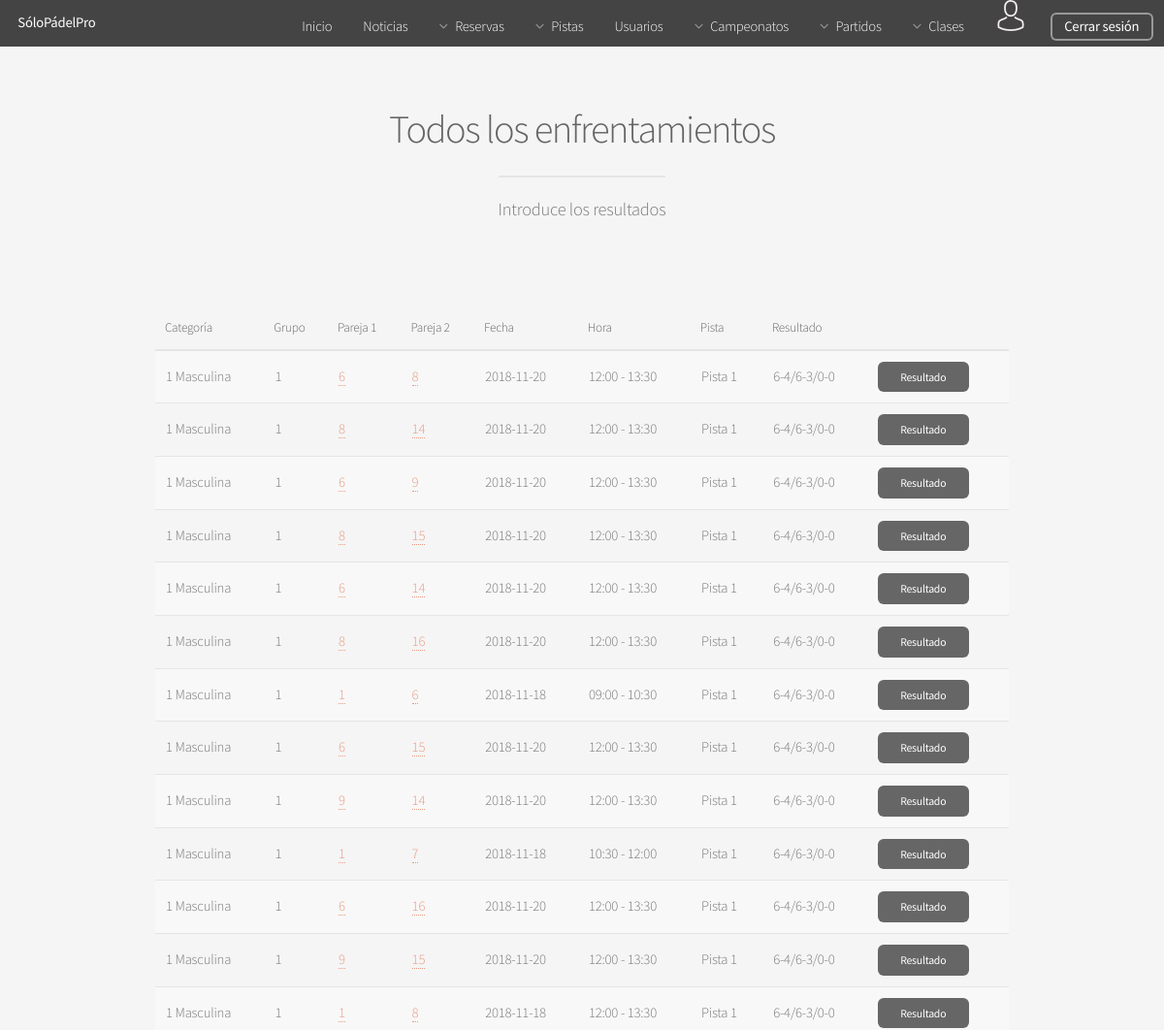
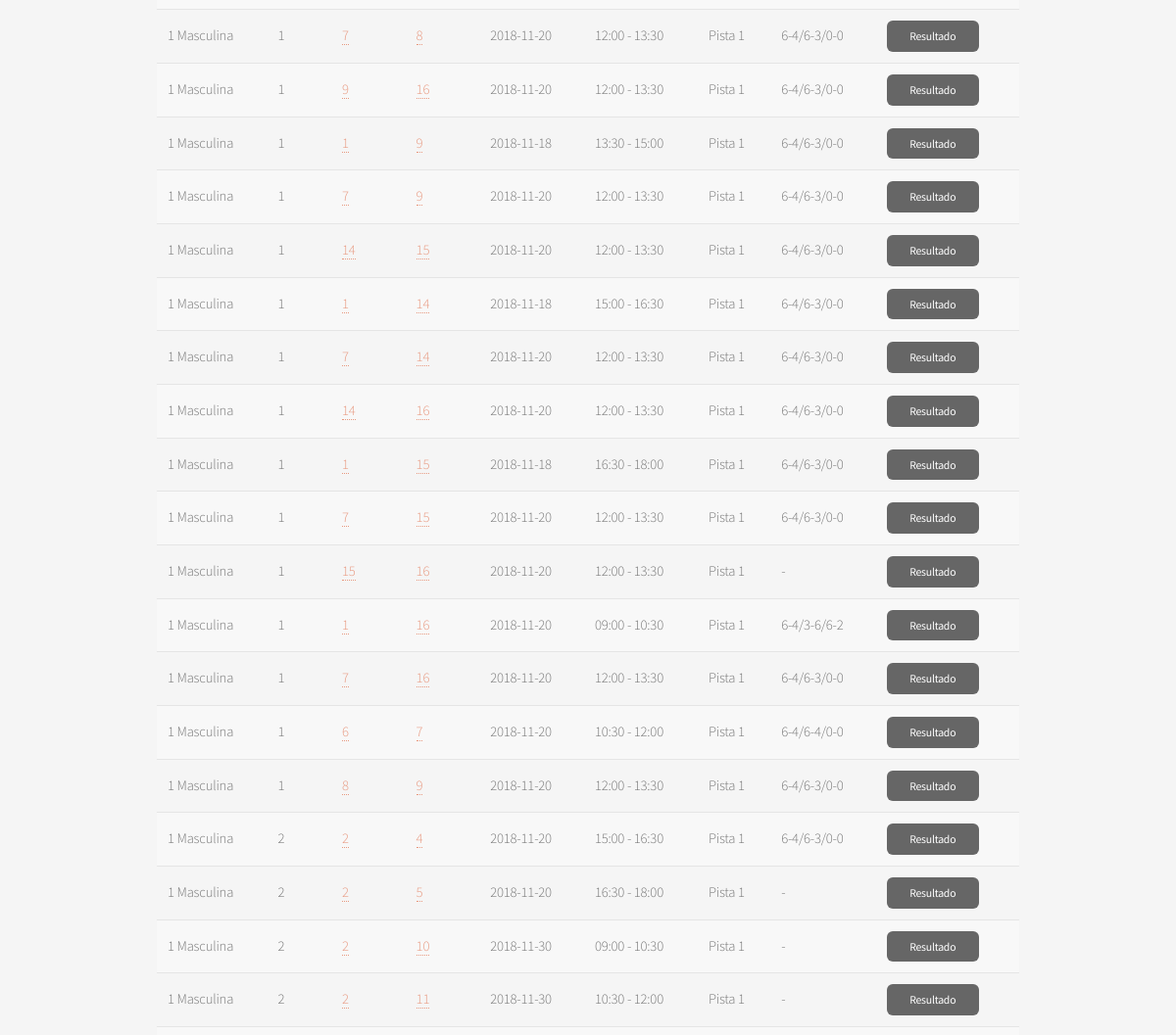
Before: /Controllers/ENFRENTAMIENTO_Controller.php?action=SHOW&campeonato_ID=2 (signed in, upper part) with the older database file (2 pictures, top to bottom).
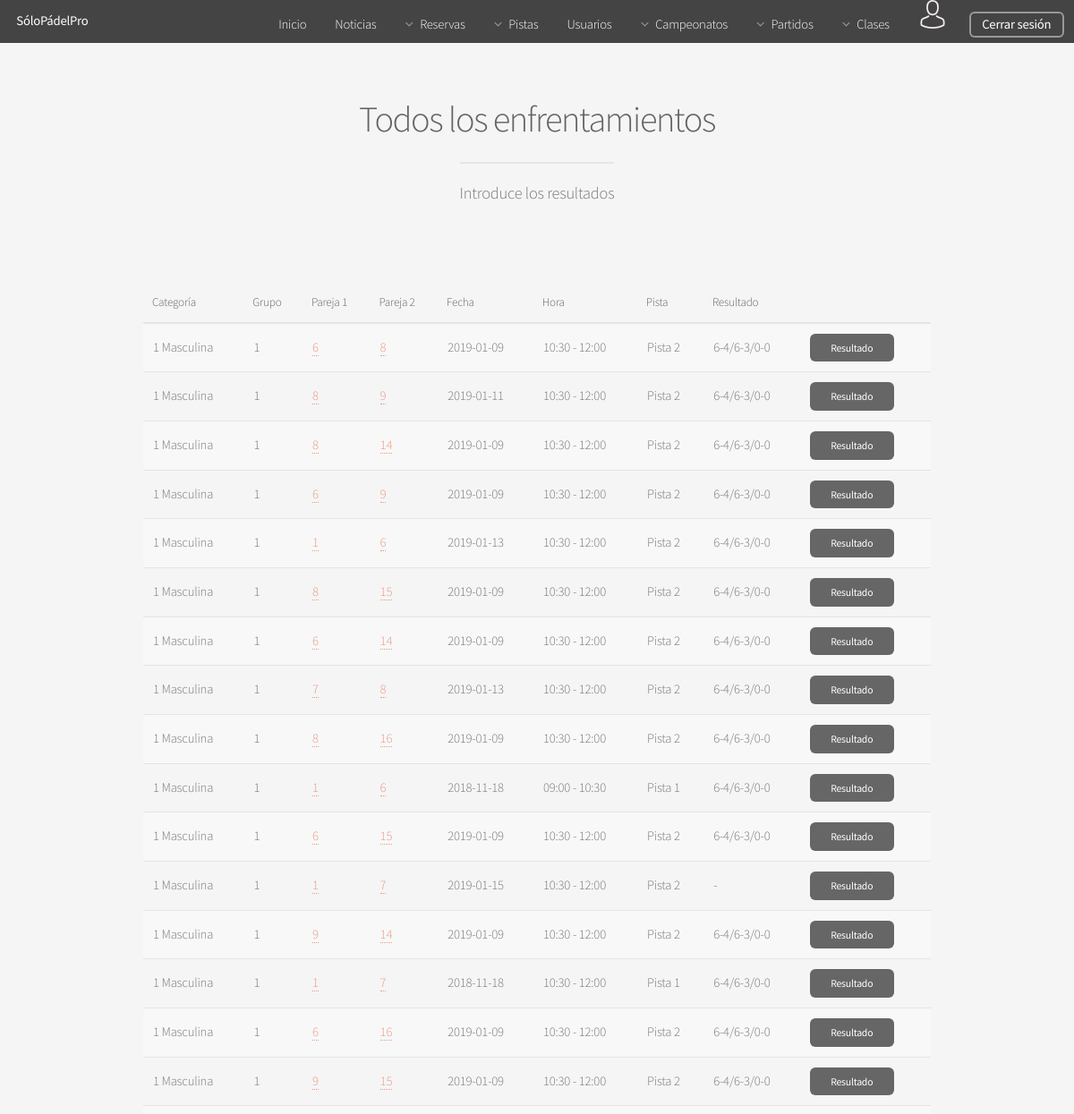
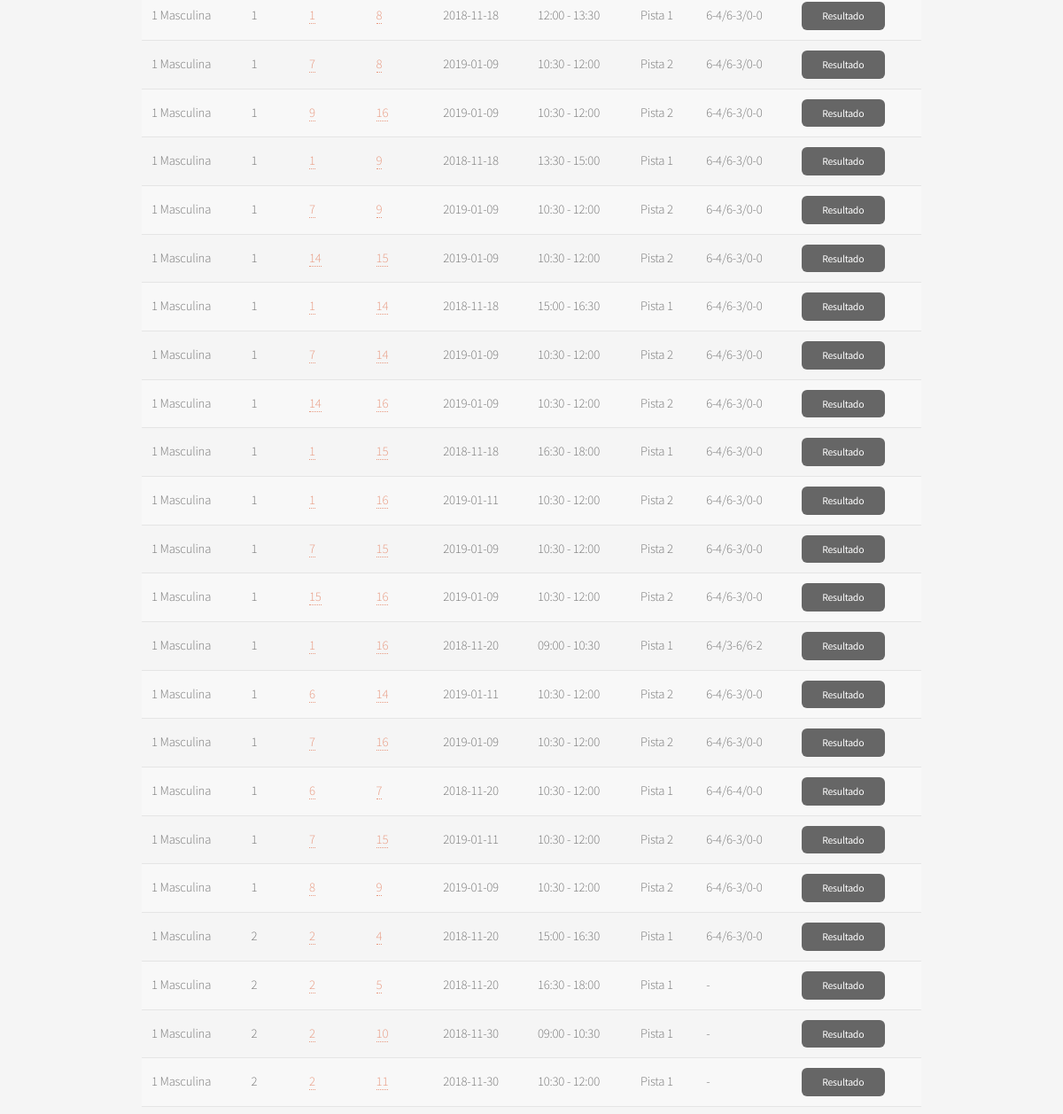
After: the same page with the newer database file (2 pictures, top to bottom).
### tables this page shows
CREATE TABLE IF NOT EXISTS ENFRENTAMIENTO(
  ID int(225) AUTO_INCREMENT NOT NULL,
  GRUPO_ID int(225) NOT NULL,
  RESULTADO varchar(25),
  PAREJA_1 int(225) NOT NULL,
  PAREJA_2 int(225) NOT NULL,
  RESERVA_ID int(225),
  PRIMARY KEY(ID),
  FOREIGN KEY (PAREJA_1) REFERENCES PAREJA (ID) ON DELETE CASCADE,
  FOREIGN KEY (PAREJA_2) REFERENCES PAREJA (ID) ON DELETE CASCADE,
  FOREIGN KEY (RESERVA_ID) REFERENCES RESERVA (ID) ON DELETE CASCADE,
  FOREIGN KEY (GRUPO_ID) REFERENCES GRUPO (ID) ON DELETE CASCADE
);

CREATE TABLE IF NOT EXISTS CATEGORIA(
  ID int(225) AUTO_INCREMENT NOT NULL,
  NIVEL int(5) NOT NULL,
  GENERO varchar(10) NOT NULL,
  PRIMARY KEY (ID)
);

CREATE TABLE IF NOT EXISTS GRUPO(
  ID int(225) AUTO_INCREMENT NOT NULL ,
  NOMBRE char(1) NOT NULL,
  CAMPEONATO_ID int(225) NOT NULL,
  CATEGORIA_ID int(225) NOT NULL,
  PRIMARY KEY(ID),
  FOREIGN KEY (CAMPEONATO_ID) REFERENCES CAMPEONATO (ID) ON DELETE CASCADE,
  FOREIGN KEY (CATEGORIA_ID) REFERENCES CATEGORIA (ID) ON DELETE CASCADE
);

CREATE TABLE IF NOT EXISTS RESERVA(
  ID int(225) AUTO_INCREMENT NOT NULL ,
  USUARIO_LOGIN varchar(25) NOT NULL,
  PISTA_ID int(225) NOT NULL,
  FECHA date NOT NULL,
  HORARIO_ID int(225) NOT NULL,
  PRIMARY KEY(ID),
  FOREIGN KEY (USUARIO_LOGIN) REFERENCES USUARIO (LOGIN) ON DELETE CASCADE,
  FOREIGN KEY (PISTA_ID) REFERENCES PISTA (ID) ON DELETE CASCADE,
  FOREIGN KEY (HORARIO_ID) REFERENCES HORARIO (ID) ON DELETE CASCADE
);

CREATE TABLE IF NOT EXISTS HORARIO(
  ID int(225) AUTO_INCREMENT NOT NULL,
  HORA_INICIO time NOT NULL,
  HORA_FIN time NOT NULL,
  PRIMARY KEY(ID)
);

CREATE TABLE IF NOT EXISTS PISTA(
  ID int(225) AUTO_INCREMENT NOT NULL ,
  NOMBRE varchar(25) NOT NULL,
  TIPO varchar(25) NOT NULL,
  PRIMARY KEY(ID)
);

### Models/ENFRENTAMIENTO_Model.php (called while the page is built, shortened)
<?php
class ENFRENTAMIENTO_Model{
	function __construct($grupo_id,$resultado,$pareja_1,$pareja_2,$reserva_id){
        include_once '../Functions/Access_DB.php';
        $this->mysqli = ConnectDB();
    }
    function SHOW_ENFS_CAMP($campenato_ID){
        $fecha_act = date("Y-m-d");
        $sql_enf = "SELECT  CA.NOMBRE AS CAM_NOMBRE,
                                    CT.NIVEL,
                                    CT.GENERO,
                                    G.NOMBRE AS GR_NOMBRE,
                                    E.ID AS ENFRENTAMIENTO_ID,
                                    E.PAREJA_1 AS PAREJA1_ID,
                                    E.PAREJA_2 AS PAREJA2_ID,
                                    R.FECHA,
                                    H.HORA_INICIO,
                                    H.HORA_FIN,
                                    PI.NOMBRE AS PISTA_NOMBRE,
                                    E.RESULTADO
                                    FROM
                                    ENFRENTAMIENTO E,
                                    GRUPO G,
                                    CATEGORIA CT,
                                    CAMPEONATO CA,
                                    RESERVA R,
                                    HORARIO H,
                                    PISTA PI
                                    WHERE
                                    (E.GRUPO_ID = G.ID) and
                                    (G.CAMPEONATO_ID = CA.ID) and
                                    (G.CATEGORIA_ID = CT.ID) and
                                    (E.RESERVA_ID = R.ID) and
                                    (R.FECHA <= '$fecha_act') and
                                    (R.HORARIO_ID = H.ID) and
                                    (R.PISTA_ID = PI.ID) and
                                    (CA.ID = '$campenato_ID')
                                    ORDER BY 1, 2, 3, 4
                            ";
                $result_enf = $this->mysqli->query($sql_enf);
                return $result_enf;
    }
}
?>

### Functions/Access_DB.php (called while the page is built, shortened)
<?php
function ConnectDB(){
   $conexion = mysqli_connect("localhost", "abp41", "abp41", "ABP") or (new MESSAGE('ERROR: No se ha podido conectar con la base de datos', '../index.php'));
 if ($conexion->connect_errno) {
    	return false;
 }else{
 	return $conexion;
 }
}
?>

### Models/CAMPEONATO_Model.php (called while the page is built, shortened)
<?php
class CAMPEONATO_Model{
	function __construct($nombre,$fecha){
        include_once '../Functions/Access_DB.php';
        include_once '../Models/CLASIFICACION_Model.php';
        include_once '../Models/ENFRENTAMIENTO_Model.php';
        $this->mysqli = ConnectDB();
    }
    function GET_NOMBRE($campeonato_id){
        $datos = $this->GET($campeonato_id);
        if($row = mysqli_fetch_array($datos)){
            return $row['NOMBRE'];
        }
    }
    function GET($campeonato_ID){
        $sql = "SELECT * FROM CAMPEONATO WHERE (ID = '$campeonato_ID')";
            if (!($result = $this->mysqli->query($sql))){
                return  'ERROR: Fallo en la consulta sobre la base de datos';
            }
            else{
                return $result;
            }
    }
    }
?>

### Views/ENFRENTAMIENTO/GESRESULTADOS_View.php (the view, shortened to what the changed rows need)
<?php
class GESRESULTADOS{
	var $campeonato;
	var $enfrentamientos;
	function __construct($campeonato, $enfrentamientos){
		$this->campeonato = mysqli_fetch_array($campeonato);
		$this->enfrentamientos = $enfrentamientos;
		$this->render();
	}
function render(){
    include '../Views/HEADER_View.php';
?>
	<section id="main" class="container">
	<header>
	   <h2>Todos los enfrentamientos</h2>
	 </header>
				<div class="table-wrapper">
					<table>
						<thead >
							<tr>
								<th>Categoría</th>
								<th>Grupo</th>
								<th>Pareja 1</th>
								<th>Pareja 2</th>
								<th>Fecha</th>
								<th>Hora</th>
								<th>Pista</th>
								<th>Resultado</th>
								<th></th>
							</tr>
						</thead>
						<tbody>
					<?php
						if($this->enfrentamientos <> NULL){
							while($row = mysqli_fetch_array($this->enfrentamientos)){
								$hora_inicio = explode(":", $row['HORA_INICIO']);
								$hora_fin = explode(":", $row['HORA_FIN']);
					?>
							<tr>
										<td><?php echo $row['NIVEL']." ".$row['GENERO'] ?></td>
										<td><?php echo $row['GR_NOMBRE']?></td>
										<td>
												<a class=" small" href="../Controllers/ENFRENTAMIENTO_Controller.php?action=SHOW_PAREJA&pareja_ID=<?=$row['PAREJA1_ID']?>&campeonato_ID=<?=$this->campeonato['ID']?>"><?php echo $row['PAREJA1_ID']?></a>
										</td>
										<td>
												<a class=" small" href="../Controllers/ENFRENTAMIENTO_Controller.php?action=SHOW_PAREJA&pareja_ID=<?=$row['PAREJA2_ID']?>&campeonato_ID=<?=$this->campeonato['ID']?>"><?php echo $row['PAREJA2_ID']?></a>
										</td>
										<td><?php echo $row['FECHA']?></td>
										<td><?php echo $hora_inicio[0].":".$hora_inicio[1]." - ".$hora_fin[0].":".$hora_fin[1] ?></td>
										<td><?php echo $row['PISTA_NOMBRE']?></td>
										<?php if( $row['RESULTADO'] <> null){ ?>
											<td><?php echo $row['RESULTADO']?></td>
										<?php }else{ ?>
											<td><?php echo "-"?></td>
										<?php } ?>
										<td>
											<a class="button small" href="../Controllers/ENFRENTAMIENTO_Controller.php?action=INTRODUCIRRESULTADO&enfrentamiento_ID=<?=$row['ENFRENTAMIENTO_ID']?>">Resultado</a>
										</td>
							</tr>
				<?php
						}
					}
				?>
						</tbody>
					</table>
				</div>
   		</section>
    <?php
        include '../Views/FOOTER_View.php';
        }
    }
    ?>

Changed rows visible on the page:
changed enfrentamiento (number 1 of 39 on the later page): RESERVA_ID.FECHA "2018-11-20" → "2019-01-09"; horario.HORA_INICIO "12" → "10"; horario.HORA_INICIO "00" → "30"; horario.HORA_FIN "13" → "12"; horario.HORA_FIN "30" → "00"; pista.NOMBRE "Pista 1" → "Pista 2"
added enfrentamiento: categoria.NIVEL "1", categoria.GENERO "Masculina", GRUPO_ID.NOMBRE "1", PAREJA_1 "8", PAREJA_2 "9", RESERVA_ID.FECHA "2019-01-11", horario.HORA_INICIO "10", horario.HORA_INICIO "30", horario.HORA_FIN "12", horario.HORA_FIN "00", pista.NOMBRE "Pista 2", RESULTADO "6-4/6-3/0-0"
changed enfrentamiento (number 3 of 39 on the later page): RESERVA_ID.FECHA "2018-11-20" → "2019-01-09"; horario.HORA_INICIO "12" → "10"; horario.HORA_INICIO "00" → "30"; horario.HORA_FIN "13" → "12"; horario.HORA_FIN "30" → "00"; pista.NOMBRE "Pista 1" → "Pista 2"
changed enfrentamiento (number 4 of 39 on the later page): RESERVA_ID.FECHA "2018-11-20" → "2019-01-09"; horario.HORA_INICIO "12" → "10"; horario.HORA_INICIO "00" → "30"; horario.HORA_FIN "13" → "12"; horario.HORA_FIN "30" → "00"; pista.NOMBRE "Pista 1" → "Pista 2"
added enfrentamiento: categoria.NIVEL "1", categoria.GENERO "Masculina", GRUPO_ID.NOMBRE "1", PAREJA_1 "1", PAREJA_2 "6", RESERVA_ID.FECHA "2019-01-13", horario.HORA_INICIO "10", horario.HORA_INICIO "30", horario.HORA_FIN "12", horario.HORA_FIN "00", pista.NOMBRE "Pista 2", RESULTADO "6-4/6-3/0-0"
changed enfrentamiento (number 6 of 39 on the later page): RESERVA_ID.FECHA "2018-11-20" → "2019-01-09"; horario.HORA_INICIO "12" → "10"; horario.HORA_INICIO "00" → "30"; horario.HORA_FIN "13" → "12"; horario.HORA_FIN "30" → "00"; pista.NOMBRE "Pista 1" → "Pista 2"
changed enfrentamiento (number 7 of 39 on the later page): RESERVA_ID.FECHA "2018-11-20" → "2019-01-09"; horario.HORA_INICIO "12" → "10"; horario.HORA_INICIO "00" → "30"; horario.HORA_FIN "13" → "12"; horario.HORA_FIN "30" → "00"; pista.NOMBRE "Pista 1" → "Pista 2"
added enfrentamiento: categoria.NIVEL "1", categoria.GENERO "Masculina", GRUPO_ID.NOMBRE "1", PAREJA_1 "7", PAREJA_2 "8", RESERVA_ID.FECHA "2019-01-13", horario.HORA_INICIO "10", horario.HORA_INICIO "30", horario.HORA_FIN "12", horario.HORA_FIN "00", pista.NOMBRE "Pista 2", RESULTADO "6-4/6-3/0-0"
changed enfrentamiento (number 9 of 39 on the later page): RESERVA_ID.FECHA "2018-11-20" → "2019-01-09"; horario.HORA_INICIO "12" → "10"; horario.HORA_INICIO "00" → "30"; horario.HORA_FIN "13" → "12"; horario.HORA_FIN "30" → "00"; pista.NOMBRE "Pista 1" → "Pista 2"
changed enfrentamiento (number 11 of 39 on the later page): RESERVA_ID.FECHA "2018-11-20" → "2019-01-09"; horario.HORA_INICIO "12" → "10"; horario.HORA_INICIO "00" → "30"; horario.HORA_FIN "13" → "12"; horario.HORA_FIN "30" → "00"; pista.NOMBRE "Pista 1" → "Pista 2"
added enfrentamiento: categoria.NIVEL "1", categoria.GENERO "Masculina", GRUPO_ID.NOMBRE "1", PAREJA_1 "1", PAREJA_2 "7", RESERVA_ID.FECHA "2019-01-15", horario.HORA_INICIO "10", horario.HORA_INICIO "30", horario.HORA_FIN "12", horario.HORA_FIN "00", pista.NOMBRE "Pista 2"
changed enfrentamiento (number 13 of 39 on the later page): RESERVA_ID.FECHA "2018-11-20" → "2019-01-09"; horario.HORA_INICIO "12" → "10"; horario.HORA_INICIO "00" → "30"; horario.HORA_FIN "13" → "12"; horario.HORA_FIN "30" → "00"; pista.NOMBRE "Pista 1" → "Pista 2"
changed enfrentamiento (number 15 of 39 on the later page): RESERVA_ID.FECHA "2018-11-20" → "2019-01-09"; horario.HORA_INICIO "12" → "10"; horario.HORA_INICIO "00" → "30"; horario.HORA_FIN "13" → "12"; horario.HORA_FIN "30" → "00"; pista.NOMBRE "Pista 1" → "Pista 2"
changed enfrentamiento (number 16 of 39 on the later page): RESERVA_ID.FECHA "2018-11-20" → "2019-01-09"; horario.HORA_INICIO "12" → "10"; horario.HORA_INICIO "00" → "30"; horario.HORA_FIN "13" → "12"; horario.HORA_FIN "30" → "00"; pista.NOMBRE "Pista 1" → "Pista 2"
changed enfrentamiento (number 18 of 39 on the later page): RESERVA_ID.FECHA "2018-11-20" → "2019-01-09"; horario.HORA_INICIO "12" → "10"; horario.HORA_INICIO "00" → "30"; horario.HORA_FIN "13" → "12"; horario.HORA_FIN "30" → "00"; pista.NOMBRE "Pista 1" → "Pista 2"
changed enfrentamiento (number 19 of 39 on the later page): RESERVA_ID.FECHA "2018-11-20" → "2019-01-09"; horario.HORA_INICIO "12" → "10"; horario.HORA_INICIO "00" → "30"; horario.HORA_FIN "13" → "12"; horario.HORA_FIN "30" → "00"; pista.NOMBRE "Pista 1" → "Pista 2"
changed enfrentamiento (number 21 of 39 on the later page): RESERVA_ID.FECHA "2018-11-20" → "2019-01-09"; horario.HORA_INICIO "12" → "10"; horario.HORA_INICIO "00" → "30"; horario.HORA_FIN "13" → "12"; horario.HORA_FIN "30" → "00"; pista.NOMBRE "Pista 1" → "Pista 2"
changed enfrentamiento (number 22 of 39 on the later page): RESERVA_ID.FECHA "2018-11-20" → "2019-01-09"; horario.HORA_INICIO "12" → "10"; horario.HORA_INICIO "00" → "30"; horario.HORA_FIN "13" → "12"; horario.HORA_FIN "30" → "00"; pista.NOMBRE "Pista 1" → "Pista 2"
changed enfrentamiento (number 24 of 39 on the later page): RESERVA_ID.FECHA "2018-11-20" → "2019-01-09"; horario.HORA_INICIO "12" → "10"; horario.HORA_INICIO "00" → "30"; horario.HORA_FIN "13" → "12"; horario.HORA_FIN "30" → "00"; pista.NOMBRE "Pista 1" → "Pista 2"
changed enfrentamiento (number 25 of 39 on the later page): RESERVA_ID.FECHA "2018-11-20" → "2019-01-09"; horario.HORA_INICIO "12" → "10"; horario.HORA_INICIO "00" → "30"; horario.HORA_FIN "13" → "12"; horario.HORA_FIN "30" → "00"; pista.NOMBRE "Pista 1" → "Pista 2"
added enfrentamiento: categoria.NIVEL "1", categoria.GENERO "Masculina", GRUPO_ID.NOMBRE "1", PAREJA_1 "1", PAREJA_2 "16", RESERVA_ID.FECHA "2019-01-11", horario.HORA_INICIO "10", horario.HORA_INICIO "30", horario.HORA_FIN "12", horario.HORA_FIN "00", pista.NOMBRE "Pista 2", RESULTADO "6-4/6-3/0-0"
changed enfrentamiento (number 28 of 39 on the later page): RESERVA_ID.FECHA "2018-11-20" → "2019-01-09"; horario.HORA_INICIO "12" → "10"; horario.HORA_INICIO "00" → "30"; horario.HORA_FIN "13" → "12"; horario.HORA_FIN "30" → "00"; pista.NOMBRE "Pista 1" → "Pista 2"
changed enfrentamiento (number 29 of 39 on the later page): RESERVA_ID.FECHA "2018-11-20" → "2019-01-09"; horario.HORA_INICIO "12" → "10"; horario.HORA_INICIO "00" → "30"; horario.HORA_FIN "13" → "12"; horario.HORA_FIN "30" → "00"; pista.NOMBRE "Pista 1" → "Pista 2"; RESULTADO (not shown) → "6-4/6-3/0-0"; no longer shows "-"
added enfrentamiento: categoria.NIVEL "1", categoria.GENERO "Masculina", GRUPO_ID.NOMBRE "1", PAREJA_1 "6", PAREJA_2 "14", RESERVA_ID.FECHA "2019-01-11", horario.HORA_INICIO "10", horario.HORA_INICIO "30", horario.HORA_FIN "12", horario.HORA_FIN "00", pista.NOMBRE "Pista 2", RESULTADO "6-4/6-3/0-0"
changed enfrentamiento (number 32 of 39 on the later page): RESERVA_ID.FECHA "2018-11-20" → "2019-01-09"; horario.HORA_INICIO "12" → "10"; horario.HORA_INICIO "00" → "30"; horario.HORA_FIN "13" → "12"; horario.HORA_FIN "30" → "00"; pista.NOMBRE "Pista 1" → "Pista 2"
added enfrentamiento: categoria.NIVEL "1", categoria.GENERO "Masculina", GRUPO_ID.NOMBRE "1", PAREJA_1 "7", PAREJA_2 "15", RESERVA_ID.FECHA "2019-01-11", horario.HORA_INICIO "10", horario.HORA_INICIO "30", horario.HORA_FIN "12", horario.HORA_FIN "00", pista.NOMBRE "Pista 2", RESULTADO "6-4/6-3/0-0"
changed enfrentamiento (number 35 of 39 on the later page): RESERVA_ID.FECHA "2018-11-20" → "2019-01-09"; horario.HORA_INICIO "12" → "10"; horario.HORA_INICIO "00" → "30"; horario.HORA_FIN "13" → "12"; horario.HORA_FIN "30" → "00"; pista.NOMBRE "Pista 1" → "Pista 2"
